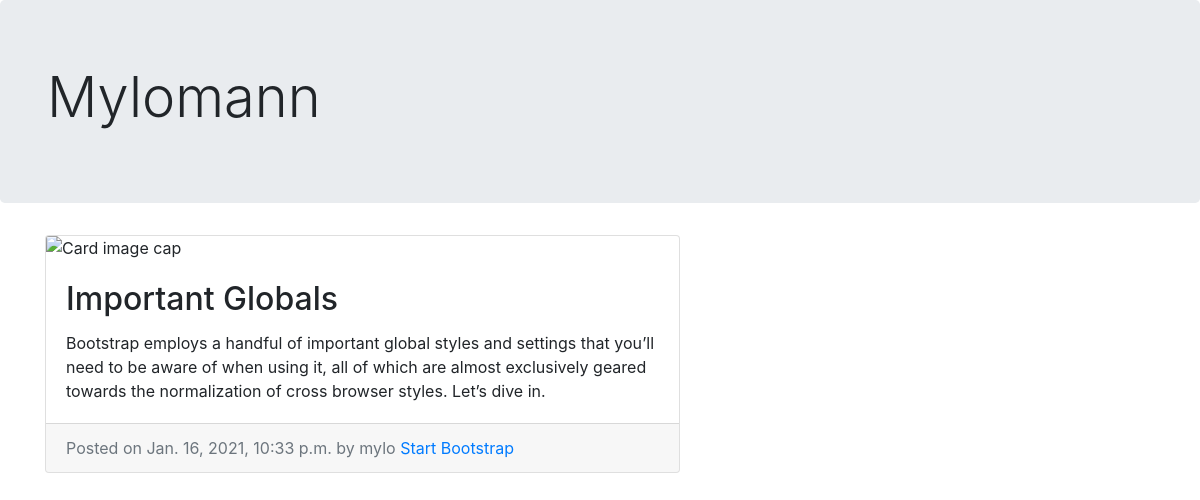
Screenshot of /posts/important-globals/ with the database file from the repository.
### posts/models.py (models this page shows, shortened)
class Post(models.Model):
    title = models.CharField(max_length=200, unique=True)
    slug = models.SlugField(max_length=200, unique=True)
    content = models.TextField()
    created_on = models.DateTimeField(auto_now_add=True)
    updated_on = models.DateTimeField(auto_now=True)
    pub_date = models.DateTimeField(default=timezone.now)
    published = models.BooleanField(default=False)
    author =  models.ForeignKey(
        User, related_name="posts", on_delete=models.CASCADE)
    objects = PostsManager()
    class Meta:
        ordering = ['-pub_date', '-created_on']
    def is_published(self):
        return self.published
    is_published.boolean = True

### users/models.py (models this page shows)
class CustomUser(AbstractUser):
    pass

### posts/views.py (the view)
# urls.py: path('<slug:slug>/', PostDetailView.as_view(), name="detail")
class PostDetailView(AuthorDetailView):
    queryset = Post.objects.active_posts()
    template_name = "posts/post_detail.html"

### posts/templates/posts/post_detail.html (shortened to what this page needs)
{% extends "posts/post_base.html" %}
{% block content %}
        <div class="card mb-4">
        <img class="card-img-top" src="https://3.bp.blogspot.com/--C1wpaf_S4M/W7V__10nRoI/AAAAAAAAK24/1NSfapuYSIY0f0wzXY9NgoH0FjQLT07YACKgBGAs/s1600/maxresdefault.jpg" alt="Card image cap">
        <div class="card-body">
            <h2 class="card-title"> {{ post.title }}</h2>
            <p class="card-text">{{ post.content }}</p>
        </div>
        <div class="card-footer text-muted">
            Posted on {{ post.pub_date }} by {{ post.author}}
            <a href="#">Start Bootstrap</a>
        </div>
        </div>
{% endblock content %}

### rows the page displays
Post: title "Important Globals", content "Bootstrap employs a handful of important global styles and settings that you’ll need to be aware of when using it, all of which are almost exclusively geared towards the normalization of cross browser styles. Let’s dive in.", pub_date "Jan. 16, 2021, 10:33 p.m.", author "mylo"
